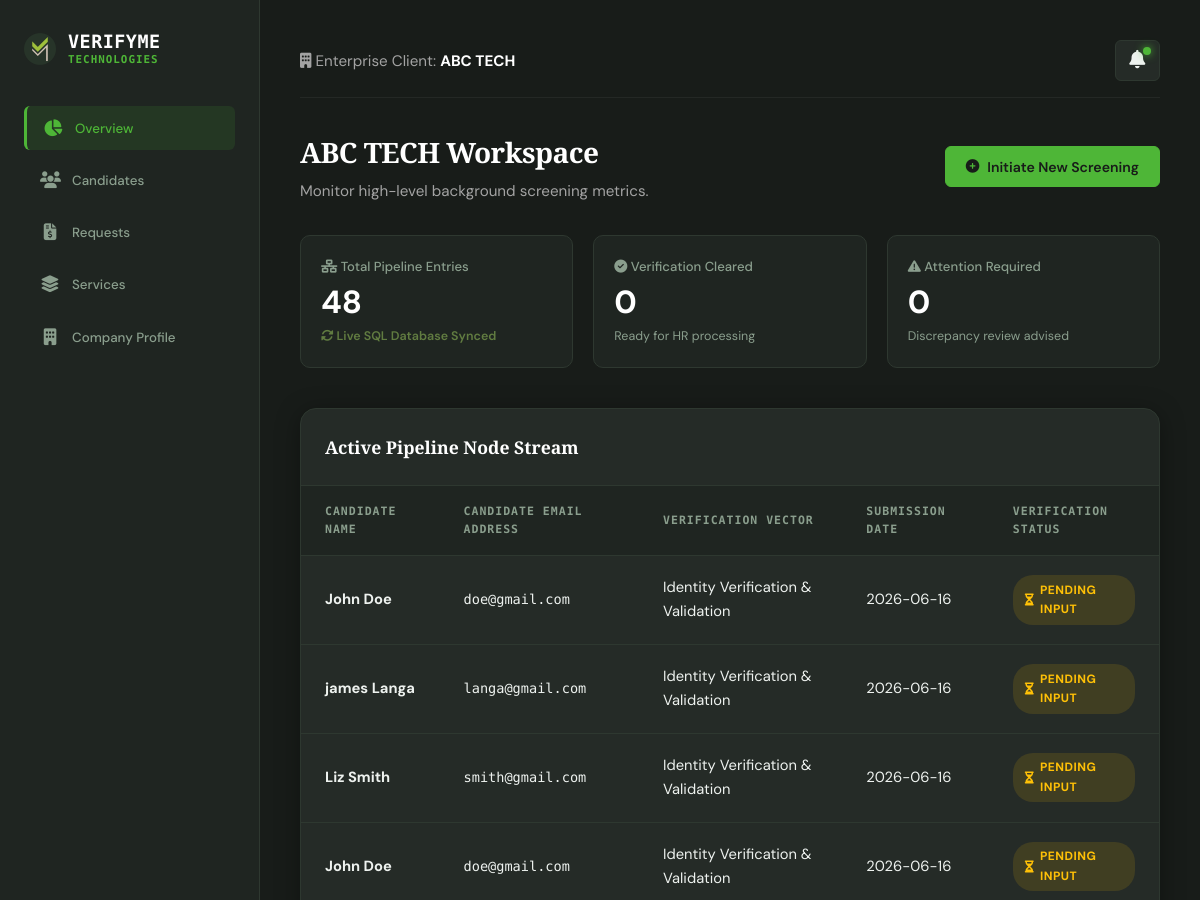
Page /dashboard/corporate (signed in, upper part) on the earlier database version.
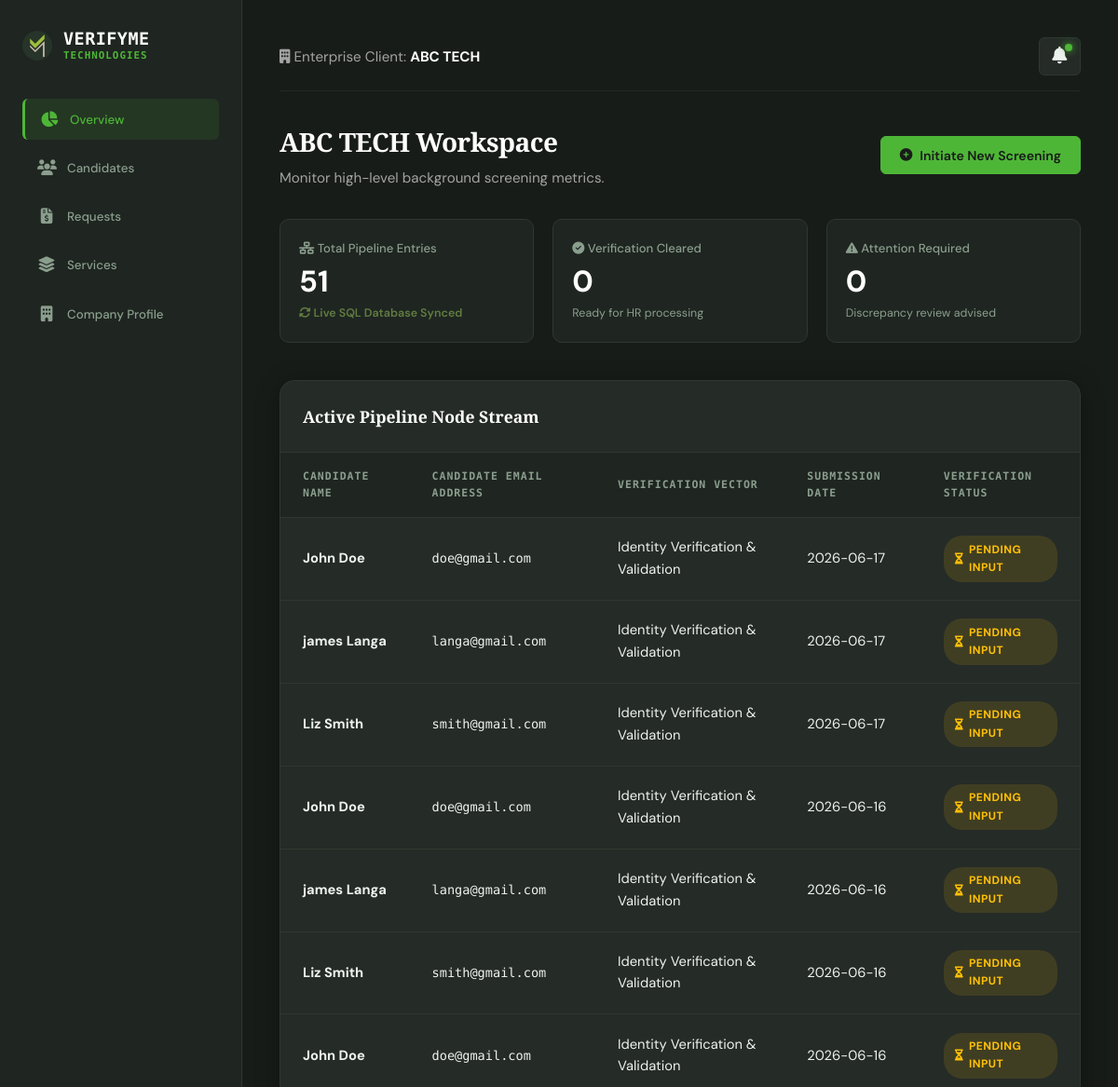
Same page on the later database version.
### tables this page shows
CREATE TABLE screenings (
                id INTEGER PRIMARY KEY AUTOINCREMENT,
                user_id INTEGER NOT NULL,            
                candidate_name TEXT NOT NULL,
                candidate_email TEXT NOT NULL,       
                screening_type TEXT NOT NULL,        
                status TEXT DEFAULT 'Awaiting Payment', 
                payment_method TEXT,                 -- 'card', 'instant_eft', 'manual_eft'
                payment_status TEXT DEFAULT 'Pending',-- 'Pending', 'Completed', 'Failed'
                payment_ref TEXT,                    
                pop_file_path TEXT,                  
                id_file_path TEXT,                   
                qualification_file_path TEXT,        
                rejection_reason TEXT,               
                created_at TIMESTAMP DEFAULT CURRENT_TIMESTAMP,
                FOREIGN KEY (user_id) REFERENCES users (id)
            );

### app.py (the view)
@app.route('/dashboard/corporate')
def dashboard_corporate():
    if 'user_id' not in session or session.get('applicant_type') != 'company':
        flash('Access denied. Corporate clearance required.', 'error')
        return redirect(url_for('login'))
    with get_db_connection() as conn:
        candidates = conn.execute('''
            SELECT id, candidate_name AS name, candidate_email AS email, screening_type AS type, status, payment_status, DATE(created_at) AS date
            FROM screenings WHERE user_id = ? ORDER BY created_at DESC
        ''', (session['user_id'],)).fetchall()
    return render_template('dashboard_corporate.html', candidates=candidates, hide_navbar=True, hide_footer=True)

### app.py (called while the page is built)
def get_db_connection():
    conn = sqlite3.connect(DATABASE)
    conn.row_factory = sqlite3.Row
    return conn

### templates/dashboard_corporate.html (shortened to what this page needs)
{% extends 'base.html' %}
{% set hide_navbar = True %}
{% block head %}
<link rel="stylesheet" href="https://cdnjs.cloudflare.com/ajax/libs/font-awesome/6.5.1/css/all.min.css">
<link rel="stylesheet" href="{{ url_for('static', filename='css/dashboard.css') }}?v={{ range(1, 9999) | random }}">
{% endblock %}
{% block body_class %}dashboard-page{% endblock %}
{% block content %}
<div class="dashboard-container">
    <aside class="dashboard-sidebar">
        <div>
            <div class="sidebar-brand">
                <span class="matrix-tag"
                    style="display: flex; align-items: center; gap: 0.75rem; font-size: 1.15rem; letter-spacing: 0.5px;">
                    <img src="{{ url_for('static', filename='images/VM_Icon.png') }}" alt="VM"
                        style="height: 32px; width: auto; object-fit: contain;">
                    <div style="display: flex; flex-direction: column; align-items: flex-start; line-height: 1.1;">
                        <div class="title" style="color: #ffffff; font-weight: 700;">VerifyMe</div>
                        <div class="sub-title"
                            style="font-size: 0.68rem; color: #4eb637; text-transform: uppercase; letter-spacing: 1px; margin-top: 2px;">
                            Technologies</div>
                    </div>
                </span>
            </div>
            <nav class="sidebar-menu">
                <button class="menu-item active" onclick="switchTab('overview', this)">
                    <i class="fa-solid fa-chart-pie menu-icon"></i> Overview
                </button>
                <button class="menu-item" onclick="switchTab('candidates', this)">
                    <i class="fa-solid fa-users menu-icon"></i> Candidates
                </button>
                <button class="menu-item" onclick="switchTab('requests', this)">
                    <i class="fa-solid fa-file-invoice-dollar menu-icon"></i> Requests
                </button>
                <button class="menu-item" onclick="switchTab('services', this)">
                    <i class="fa-solid fa-layer-group menu-icon"></i> Services
                </button>
                <button class="menu-item" onclick="switchTab('profile', this)">
                    <i class="fa-solid fa-building menu-icon"></i> Company Profile
                </button>
            </nav>
        </div>
    </aside>
    <main class="dashboard-main">
        <div class="top-utility-ribbon"
            style="display: flex; justify-content: space-between; align-items: center; width: 100%; margin-bottom: 2rem; padding-bottom: 1rem; border-bottom: 1px solid rgba(255,255,255,0.05);">
            <div class="ribbon-left-context">
                <span style="color: #a3a3a3; font-size: 0.95rem;">
                    <i class="fa-solid fa-building text-cyan"></i> Enterprise Client:
                    <b style="color: #ffffff;">{{ session['display_name'] }}</b>
                </span>
            </div>
            <div class="notification-wrapper" onclick="toggleNotificationDropdown()"
                style="position: relative; cursor: pointer;">
                <i class="fa-solid fa-bell utility-bell"></i>
                <span class="notification-badge-dot"></span>
            </div>
        </div>
        <div id="tab-overview" class="tab-content active-content">
            <header class="workspace-header"
                style="display: flex; justify-content: space-between; align-items: center; margin-bottom: 2rem;">
                <div>
                    <h1 style="margin: 0; font-size: 1.75rem;">{{ session['display_name'] }} Workspace</h1>
                    <p class="subtitle" style="margin: 0.25rem 0 0 0; color: #a3a3a3;">Monitor high-level background
                        screening metrics.</p>
                </div>
                <button class="btn-action-cyan" onclick="openScreeningModal()">
                    <i class="fa-solid fa-plus-circle"></i> Initiate New Screening
                </button>
            </header>
            <section class="analytics-ribbon">
                <div class="analytics-card">
                    <span class="card-label"><i class="fa-solid fa-network-wired"></i> Total Pipeline Entries</span>
                    <div class="card-value shared-count-value">{{ candidates|length if candidates else 0 }}</div>
                    <span class="card-trend upward"><i class="fa-solid fa-rotate"></i> Live SQL Database Synced</span>
                </div>
                <div class="analytics-card">
                    <span class="card-label"><i class="fa-solid fa-circle-check text-cyan"></i> Verification
                        Cleared</span>
                    <div class="card-value cyan-text">
                        {{ candidates|selectattr('status', 'equalto', 'Cleared')|list|length if candidates else 0 }}
                    </div>
                    <span class="card-subtext">Ready for HR processing</span>
                </div>
                <div class="analytics-card">
                    <span class="card-label"><i class="fa-solid fa-triangle-exclamation text-burgundy"></i> Attention
                        Required</span>
                    <div class="card-value burgundy-text">
                        {{ candidates|selectattr('status', 'equalto', 'Flagged')|list|length if candidates else 0 }}
                    </div>
                    <span class="card-subtext">Discrepancy review advised</span>
                </div>
            </section>
            <section class="table-container">
                <div class="table-header">
                    <h3>Active Pipeline Node Stream</h3>
                </div>
                <table class="matrix-table">
                    <thead>
                        <tr>
                            <th>Candidate Name</th>
                            <th>Candidate Email Address</th>
                            <th>Verification Vector</th>
                            <th>Submission Date</th>
                            <th>Verification Status</th>
                        </tr>
                    </thead>
                    <tbody>
                        {% if candidates %}
                        {% for candidate in candidates %}
                        <tr>
                            <td class="font-bold text-white">{{ candidate.name }}</td>
                            <td class="mono-text">{{ candidate.email }}</td>
                            <td>{{ candidate.type }}</td>
                            <td>{{ candidate.date }}</td>
                            <td>
                                {% if candidate.status == 'Cleared' %}
                                <span class="status-badge badge-cleared"><i class="fa-solid fa-circle-check"></i>
                                    Cleared</span>
                                {% elif candidate.status == 'Flagged' %}
                                <span class="status-badge badge-flagged" style="color:#ff4a4a;"><i
                                        class="fa-solid fa-triangle-exclamation"></i> Flagged</span>
                                {% elif candidate.status == 'Processing' %}
                                <span class="status-badge badge-processing"><i class="fa-solid fa-spinner fa-spin"></i>
                                    Processing</span>
                                {% else %}
                                <span class="status-badge badge-pending"><i class="fa-solid fa-hourglass-half"></i>
                                    Pending Input</span>
                                {% endif %}
                            </td>
                        </tr>
                        {% endfor %}
                        {% else %}
                        <tr>
                            <td colspan="5" style="text-align: center; color: #a3a3a3; padding: 2rem;">No active
                                candidate background track nodes initiated yet.</td>
                        </tr>
                        {% endif %}
                    </tbody>
                </table>
            </section>
        </div>
    </main>
</div>
{% endblock %}

### templates/base.html (shortened to what this page needs)
<!DOCTYPE html>
<html lang="en">
<head>
    <link rel="stylesheet" href="https://cdnjs.cloudflare.com/ajax/libs/font-awesome/6.4.0/css/all.min.css">
    <link rel="stylesheet" href="{{ url_for('static', filename='css/style.css') }}">
    {% block head %}{% endblock %}
</head>
<body class="{% block body_class %}{% endblock %}">
<main>
    {% block content %}{% endblock %}
</main>
</body>
</html>

### static/css/style.css (style rules this page uses)
:root { --bg-dark-base: #181c19; --bg-panel-dark: #1f2521; --bg-card-dark: #252b27; --bg-card-raised: #2c342e; --brand-charcoal: #2a312c; --brand-olive: #617c41; --brand-lime: #4eb637; --brand-lime-dim: rgba(78, 182, 55, 0.12); --brand-muted: #8a9e8d; --brand-white: #eef2ef; --border: #2e3830; --border-bright: #3a4a3d; --font-head: 'Playfair Display', serif; --font-body: 'DM Sans', sans-serif; --font-mono: 'DM Mono', monospace; --radius-sm: 6px; --radius-md: 10px; --radius-lg: 16px; --shadow-card: 0 4px 24px rgba(0,0,0,0.35); --shadow-elevated: 0 16px 48px rgba(0,0,0,0.5); }
*, *::before, *::after { margin: 0; padding: 0; box-sizing: border-box; }
html { scroll-behavior: smooth; }
body { background-color: var(--bg-dark-base); color: var(--brand-white); font-family: var(--font-body); font-size: 16px; line-height: 1.6; overflow-x: hidden; -webkit-font-smoothing: antialiased; }
h1, h2, h3, h4, h5, h6 { font-family: var(--font-head); }

Differences in the rows shown:
added screenings: name "John Doe", email "doe@gmail.com", type "Identity Verification & Validation", date "2026-06-17", status "Awaiting Payment" (drawn)
added screenings: name "james Langa", email "langa@gmail.com", type "Identity Verification & Validation", date "2026-06-17", status "Awaiting Payment" (drawn)
added screenings: name "Liz Smith", email "smith@gmail.com", type "Identity Verification & Validation", date "2026-06-17", status "Awaiting Payment" (drawn)
Other differences:
{{ candidates|length if candidates else 0 }}: "48" → "51"
